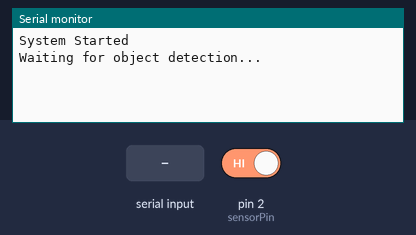
Simulated run of this sketch. Board: Arduino Uno, built with avr-gcc and run on an emulated ATmega328P. On the bench: the last lines printed to the serial monitor. Inputs (shaded band) come from the test bench; at power-on: pin 2 (sensorPin) HIGH.

Above: at 1.2 s.
1.3 s: pin 2 (sensorPin) driven LOW
At 2.7 s:
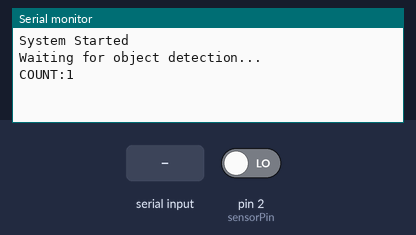
3.0 s: "SET:\n" received over Serial
At 4.0 s:
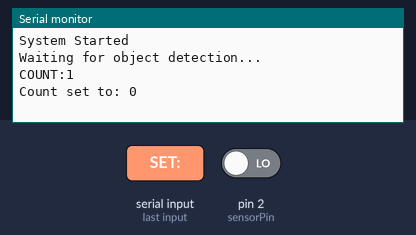
4.5 s: "RESET\n" received over Serial
At 5.2 s:
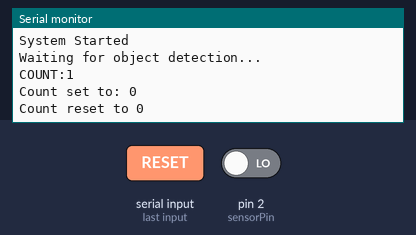

Measured:
- after the input at 1.3 s, the serial monitor: prints a new line after 0.20 s (image 1)
- after the input at 3.0 s, the serial monitor: prints a new line at once (image 2)
- after the input at 4.5 s, the serial monitor: prints a new line at once (image 3)

The sketch:

irCounter_LED.ino.ino
```cpp
int sensorPin = 2;
int objectCount = 0;
int sensorState = HIGH;
int lastSensorState = HIGH;
unsigned long lastDebounceTime = 0;
const unsigned long debounceDelay = 200;

void setup() {
  Serial.begin(9600);
  pinMode(sensorPin, INPUT);
  Serial.println("System Started");
  Serial.println("Waiting for object detection...");
}

void loop() {
  // 시리얼 명령 처리 (추가된 부분)
  if (Serial.available()) {
    String command = Serial.readStringUntil('\n');
    command.trim();

    if (command.startsWith("SET:")) {
      String valueStr = command.substring(4);
      int newValue = valueStr.toInt();
      objectCount = newValue;
      Serial.print("Count set to: ");
      Serial.println(objectCount);
    }
    else if (command == "RESET") {
      objectCount = 0;
      Serial.println("Count reset to 0");
    }
  }

  // 센서 값 읽기
  int reading = digitalRead(sensorPin);

  // 디바운싱 로직
  if (reading != lastSensorState) {
    lastDebounceTime = millis();
  }

  if ((millis() - lastDebounceTime) > debounceDelay) {
    if (reading != sensorState) {
      sensorState = reading;

      // LOW 상태에서 물체 감지
      if (sensorState == LOW) {
        objectCount++;
        Serial.print("COUNT:");
        Serial.println(objectCount);
      }
    }
  }

  lastSensorState = reading;
}
```
